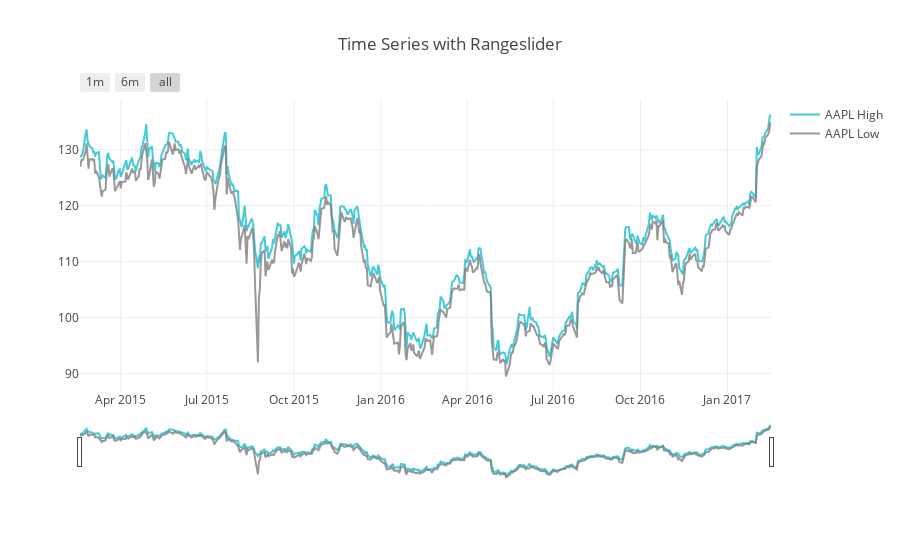

The code cell stored with this chart in its notebook:
### Markdown cell above
### Time Series With Rangeslider

### Code cell
df = pd.read_csv("https://raw.githubusercontent.com/plotly/datasets/master/finance-charts-apple.csv")

trace_high = go.Scatter(
    x=df.Date,
    y=df['AAPL.High'],
    name='AAPL High',
    line=dict(color='#17BECF'),
    opacity=0.8
)
trace_low = go.Scatter(
    x=df.Date,
    y=df['AAPL.Low'],
    name='AAPL Low',
    line=dict(color='#7F7F7F'),
    opacity=0.8
)
data = [trace_high, trace_low]

layout = dict(
    title='Time Series with Rangeslider',
    xaxis=dict(
        rangeselector=dict(
            buttons=list([
                dict(
                    count=1,
                    label='1m',
                    step='month',
                    stepmode='backward'
                ),
                dict(
                    count=6,
                    label='6m',
                    step='month',
                    stepmode='backward'
                ),
                dict(
                    step='all'
                )
            ])
        ),
        rangeslider=dict(),
        type='date'
    )
)

fig = go.Figure(data=data, layout=layout)
plotly.offline.iplot(fig)

### Figure 1 — Plotly figure (JSON) as saved in the notebook; plotly's stock layout.template omitted (floating-point values rounded to 4 significant figures; data arrays with more than 128 entries replaced by an {"elided": "..."} marker saying what was removed)
{"data": [{"line": {"color": "#17BECF"}, "name": "AAPL High", "opacity": 0.8, "type": "scatter", "x": {"elided": "506 str values"}, "y": {"elided": "506 float values"}}, {"line": {"color": "#7F7F7F"}, "name": "AAPL Low", "opacity": 0.8, "type": "scatter", "x": {"elided": "506 str values"}, "y": {"elided": "506 float values"}}], "layout": {"title": "Time Series with Rangeslider", "xaxis": {"rangeselector": {"buttons": [{"count": 1, "label": "1m", "step": "month", "stepmode": "backward"}, {"count": 6, "label": "6m", "step": "month", "stepmode": "backward"}, {"step": "all"}]}, "rangeslider": {}, "type": "date"}}}
